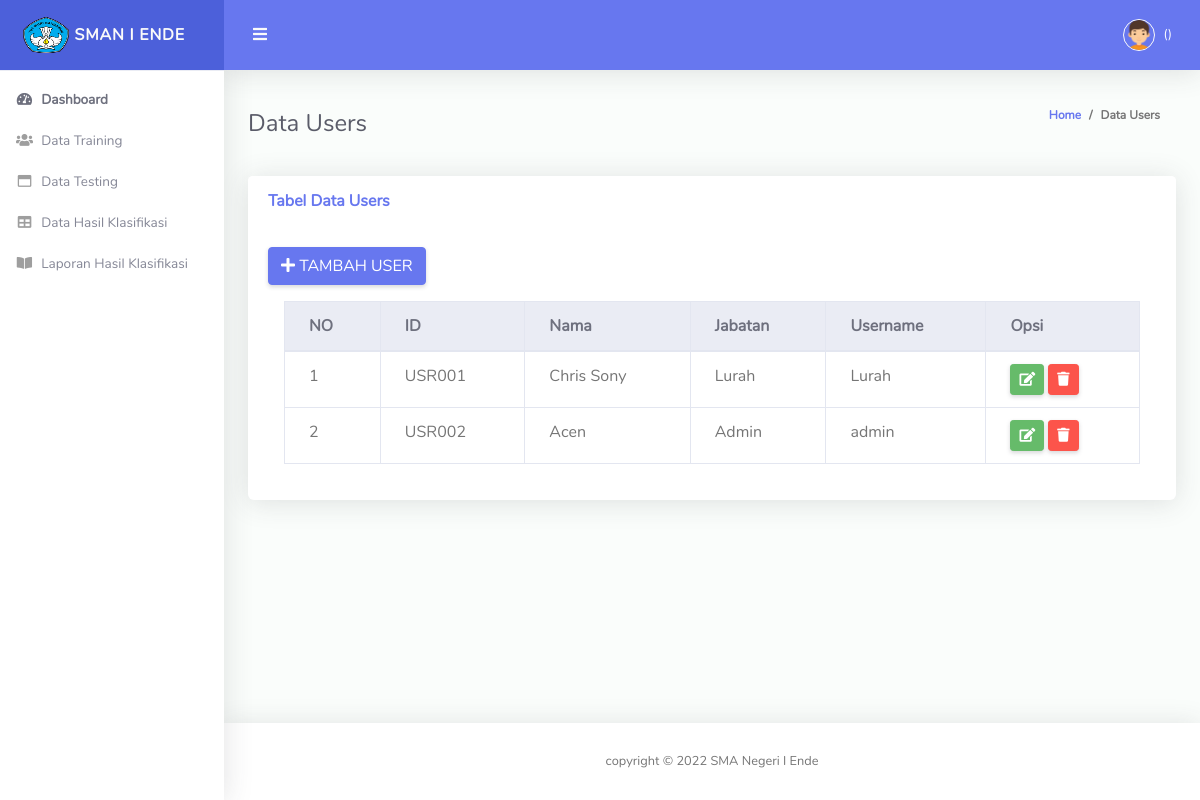
The page /dashboard.php?p=data_users on the database its author committed.
### tables this page shows
CREATE TABLE `tbl_user` (
  `id_user` varchar(50) NOT NULL,
  `id_penduduk` varchar(50) NOT NULL,
  `nama_user` varchar(50) NOT NULL,
  `username` varchar(50) NOT NULL,
  `password` varchar(50) NOT NULL,
  `level` varchar(50) NOT NULL,
  `tgl_registrasi` varchar(50) NOT NULL,
  `status_user` varchar(50) NOT NULL
);

### Pages/data_users.php (the view)
<div class="container-fluid" id="container-wrapper">
  <div class="d-sm-flex align-items-center justify-content-between mb-4">
    <h2 class="h4 mb-0 text-gray-800">Data Users</h2>
    <ol class="breadcrumb">
      <li class="breadcrumb-item"><a href="#">Home</a></li>
      <li class="breadcrumb-item active" aria-current="page">Data Users</li>
    </ol>
  </div>
  <div class="row mb-12">
    <div class="col-xl-12 col-md-6 mb-4">
       <div class="card mb-4">
        <div class="card-header py-3 d-flex flex-row align-items-center justify-content-between">
          <h6 class="m-0 font-weight-bold text-primary">Tabel Data Users</h6>
        </div>
        <div class="card-body">
          <a href="dashboard.php?p=input_users" class="btn btn-primary"><i class="fa fa-plus"></i> TAMBAH USER</a>
          <div class="table-responsive p-3">
          <table class="table align-items-center table-hover table-bordered" id="dataTableHover">
            <thead class="thead-light">
              <tr>
                <th>NO</th>
                <th>ID</th>
                <th>Nama</th>
                <th>Jabatan</th>
                <th>Username</th>
                <th>Opsi</th>
              </tr>
            </thead>
            <tbody>
              <?php
              include"koneksi.php";
              $no=1;
              $query="SELECT*FROM tbl_user";
              $sql=mysqli_query($connect, $query);
              while($data=mysqli_fetch_array($sql)) {?>
              <tr>
                <td><?php echo $no;?></td>
                <td><?php echo $data['id_user'];?></td>
                <td><?php echo $data['nama_user'];?></td>
                <td><?php echo $data['level'];?></td>
                <td><?php echo $data['username'];?></td>
                <td><a href="dashboard.php?p=edit_users&id=<?php echo $data['id_user'];?>" class="btn btn-success btn-sm"><i class="fa fa-edit"></i></a>
                  <a href="proses_hapus_users.php?id=<?php echo $data['id_user'];?>" class="btn btn-danger btn-sm"><i class="fa fa-trash"></i></a>
                </td>
              </tr>
              <?php $no++;}
              ?>
            </tbody>
          </table>
        </div>
        </div>
      </div>
    </div>
  </div>
</div>

### rows shown on the page
tbl_user: id_user "USR001", nama_user "Chris Sony", level "Lurah", username "Lurah"
tbl_user: id_user "USR002", nama_user "Acen", level "Admin", username "admin"
